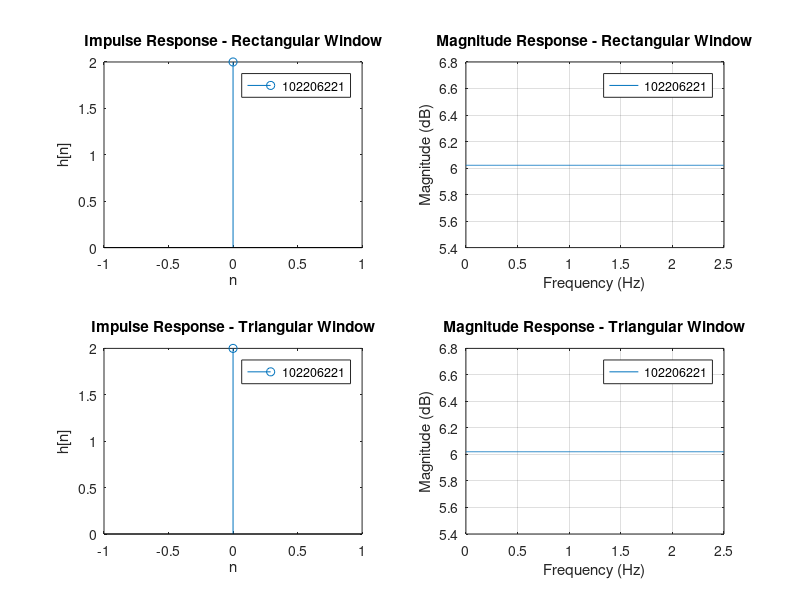

MATLAB code for this plot:
% User input specifications
fp = input('Enter passband edge frequency (Hz): ');
tw = input('Enter transition width (Hz): ');
fs = input('Enter sampling frequency (Hz): ');
A = input('Enter stopband attenuation (dB): ');

% Normalized frequencies
wp = 2 * pi * fp / fs;  % Passband edge frequency (normalized)
ws = wp + 2 * pi * tw / fs;  % Stopband edg`e frequency (normalized)

% Calculate filter order (using Kaiser formula as an approximation)
delta_w = 2 * pi * tw / fs;
M = ceil((A - 8) / (2.285 * delta_w));

% Ensure filter order is odd for symmetry
if mod(M, 2) == 0
    M = M + 1;
end

% Calculate the ideal impulse response of the low-pass filter
n = 0:M-1;
h_ideal = (sin(wp * (n - (M-1)/2)) ./ (pi * (n - (M-1)/2)));
h_ideal((M-1)/2 + 1) = wp / pi; % Handle the singularity at n = (M-1)/2

% Rectangular window
rect_window = ones(1, M);

% Triangular window (Bartlett window)
tri_window = 1 - abs((n - (M-1)/2) / (M/2));

% Apply the windows to the ideal impulse response
h_rect = h_ideal .* rect_window;
h_tri = h_ideal .* tri_window;

% Frequency response of the filters
[H_rect, f_rect] = freqz(h_rect, 1, 1024, fs);
[H_tri, f_tri] = freqz(h_tri, 1, 1024, fs);

% Plot the results
figure;

% Rectangular window filter response
subplot(2,2,1);
stem(n, h_rect);
title('Impulse Response - Rectangular Window');
xlabel('n');
ylabel('h[n]');
legend('102206221');

subplot(2,2,2);
plot(f_rect, 20*log10(abs(H_rect)));
title('Magnitude Response - Rectangular Window');
xlabel('Frequency (Hz)');
ylabel('Magnitude (dB)');
legend('102206221');
grid on;

% Triangular window filter response
subplot(2,2,3);
stem(n, h_tri);
title('Impulse Response - Triangular Window');
xlabel('n');
ylabel('h[n]');
legend('102206221');

subplot(2,2,4);
plot(f_tri, 20*log10(abs(H_tri)));
title('Magnitude Response - Triangular Window');
xlabel('Frequency (Hz)');
ylabel('Magnitude (dB)');
legend('102206221');
grid on;